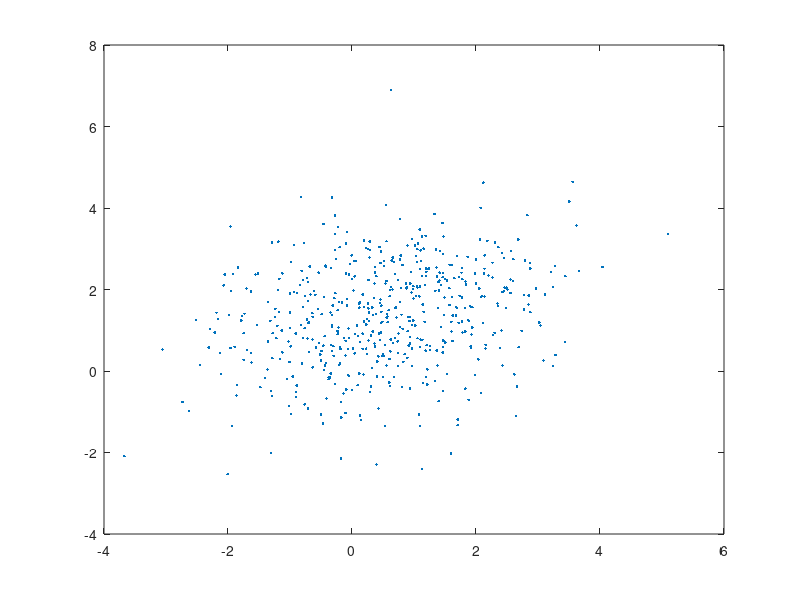

Recreate this plot in MATLAB.
clear
clc

%load data
data = load("data.txt");
x = data(:, 1);
y = data(:, 2);

%mean value
x_mean = mean(x);
y_mean = mean(y);

%calculating sigma
sigma_x = sqrt( sum( (x - x_mean).^2 ) / length(x) ); 
sigma_y = sqrt( sum( (y - y_mean).^2 ) / length(y) ); 
sigma_xy = sum( (y - y_mean) .* (x - x_mean) ) / length(y);


%answer task1 task2
fprintf("-----task1 task2-----\n");
r_my = sigma_xy / ( sigma_x * sigma_y );
r_native = corrcoef(x, y);
fprintf("Corrcoef:\n my: %f\t native: %f\n", r_my, r_native(1, 2));

c_my = sigma_xy;
c_native = cov(x, y);
    fprintf("Cov:\n my: %f\t native: %f\n", c_my, c_native(1, 2));

%ploting task3 
fprintf("-----task3-----\n");
plot(x, y, '.');
n = length(x);
fprintf("number of point: %i\n", n);

% task 4
fprintf("-----task4-----\n");

%calculating corrcoeff mean error task 5
fprintf("-----task5-----\n");
s_r = (1 - r_my^2) / (sqrt(n - 1));
fprintf("mean error r: %f\n", s_r);
fprintf("|r / s_r| = %f\n", abs(r_my / s_r));
